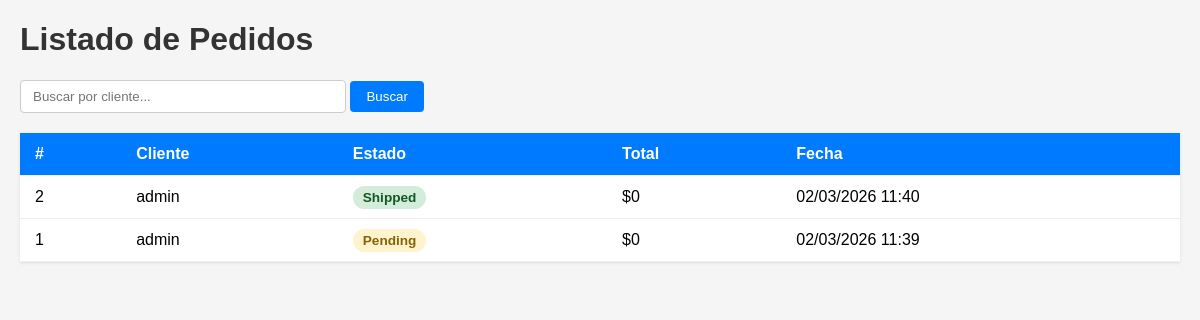
The page /product/orders/ on the database as committed earlier.
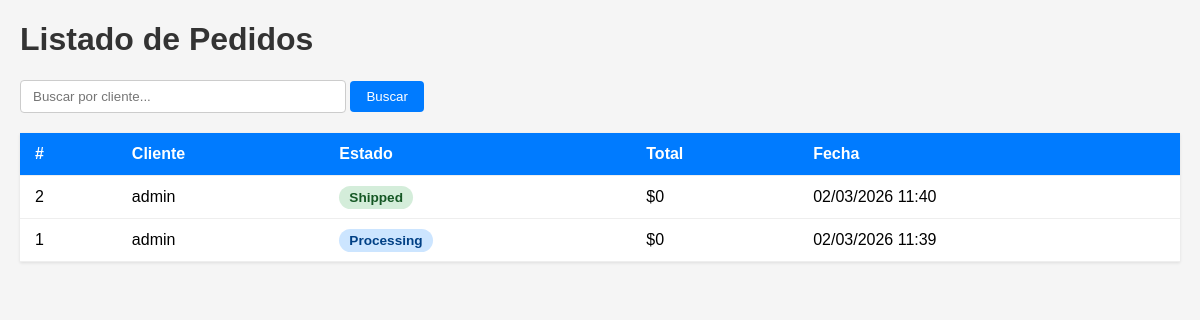
The same page on the database as committed later.
### products/models.py (models this page shows, shortened)
class Order(models.Model):
    class Status(models.TextChoices):
        PENDING = 'pending', _('Pending')
        PROCESSING = 'processing', _('Processing')
        SHIPPED = 'shipped', _('Shipped')
        DELIVERED = 'delivered', _('Delivered')
        CANCELLED = 'cancelled', _('Cancelled')
    user = models.ForeignKey(
        settings.AUTH_USER_MODEL,
        on_delete=models.CASCADE,
        related_name='orders',
        verbose_name=_('user')
    )
    status = models.CharField(
        _('status'),
        max_length=20,
        choices=Status.choices,
        default=Status.PENDING
    )
    created_at = models.DateTimeField(_('created at'), auto_now_add=True)
    updated_at = models.DateTimeField(_('updated at'), auto_now=True)
    iva_porcentaje = models.DecimalField(max_digits=5, decimal_places=2, default=21.00)
    total_base = models.DecimalField(max_digits=10, decimal_places=2, default=0)
    total_iva = models.DecimalField(max_digits=10, decimal_places=2, default=0)
    total_pedido = models.DecimalField(max_digits=10, decimal_places=2, default=0)
    class Meta:
        ordering = ['-created_at']
        verbose_name = _('order')
        verbose_name_plural = _('orders')
    @property
    def total_amount(self):
        return sum(item.total_price for item in self.items.all())

### products/views.py (the view)
# urls.py: path('orders/', OrderListView.as_view(), name='order-list'),
class OrderListView(ListView):
    model = Order
    template_name = 'ventas/order_list.html'
    context_object_name = 'orders'
    paginate_by = 10

### products/templates/ventas/order_list.html (shortened to what this page needs)
<!DOCTYPE html>
<html lang="es">
    <head>
    </head>
    <body>
        <h1>Listado de Pedidos</h1>
        <div class="search-bar">
            <form method="get">
                <input type="text" name="q" value="{{ request.GET.q|default:'' }}" placeholder="Buscar por cliente...">
                <button type="submit">Buscar</button>
            </form>
        </div>
        {% if orders %}
        <table>
            <thead>
                <tr>
                    <th>#</th>
                    <th>Cliente</th>
                    <th>Estado</th>
                    <th>Total</th>
                    <th>Fecha</th>
                </tr>
            </thead>
            <tbody>
                {% for order in orders %}
                <tr>
                    <td>{{ order.id }}</td>
                    <td>{{ order.user.get_full_name|default:order.user }}</td>
                    <td><span class="status status-{{ order.status }}">{{ order.get_status_display }}</span></td>
                    <td>${{ order.total_amount }}</td>
                    <td>{{ order.created_at|date:"d/m/Y H:i" }}</td>
                </tr>
                {% endfor %}
            </tbody>
        </table>
        {% else %}
        <p class="empty">No se encontraron pedidos.</p>
        {% endif %}
    </body>
</html>

Rows that differ between the two databases and show on the page:
changed Order id 1: status "Pending" → "Processing"
